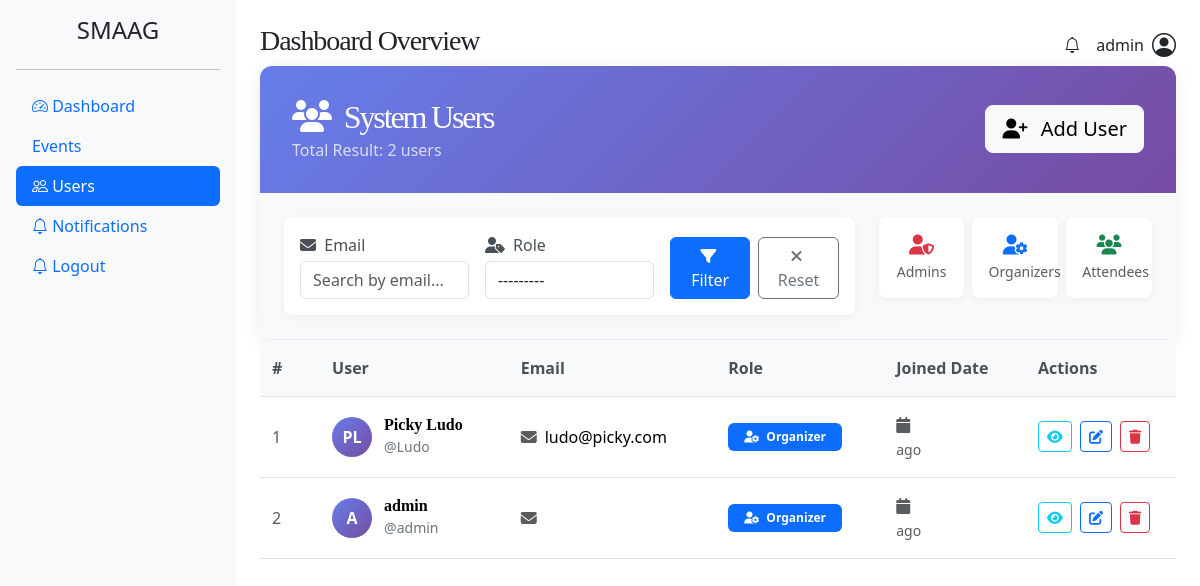
The page /users/ (signed in) on the database as committed earlier.
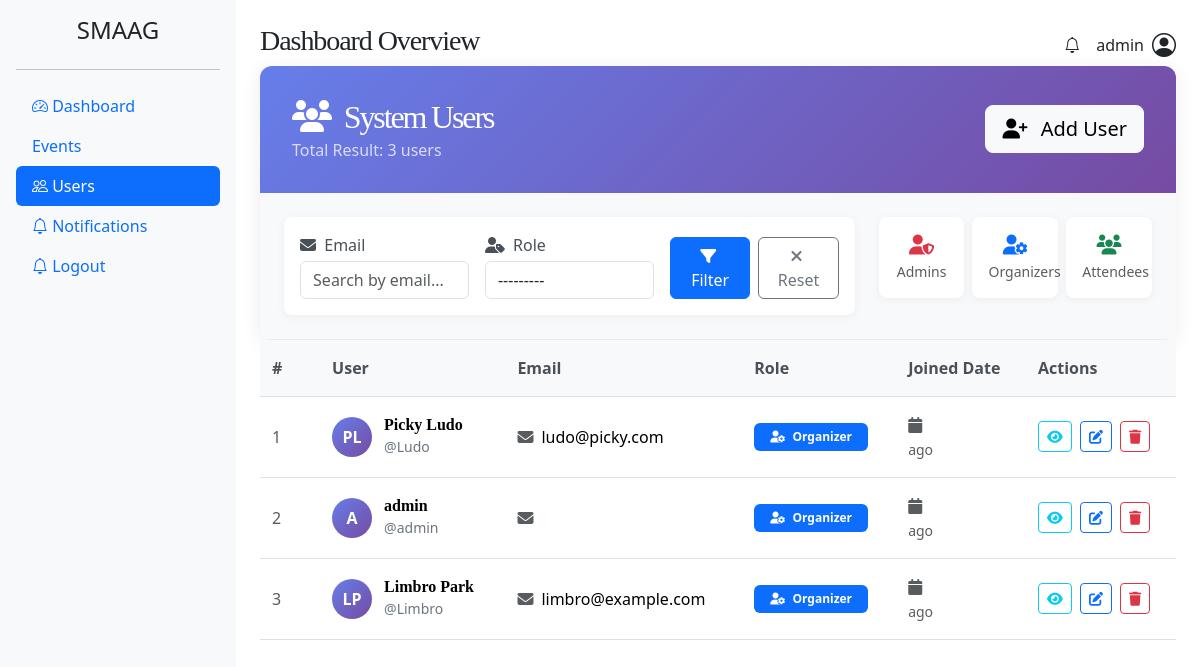
The same page on the database as committed later.
### event_app/models.py (models this page shows, shortened)
class CustomUser(AbstractUser):
    ROLE_CHOICES = [
        ('admin', 'Admin'),
        ('organizer', 'Organizer'),
        ('attendee', 'Attendee'),
    ]
    contact_number = models.CharField(max_length=15, blank=True, null=True)
    role = models.CharField(max_length=20, choices=ROLE_CHOICES, default='organizer')

### event_app/views.py (the view)
# urls.py: path('users/', views.users_list_view, name='users'),
@login_required
def users_list_view(request):
    user = request.user
    if is_admin(user):
        users = User.objects.select_related('attendee_profile').all()
        user_filter = UserFilter(request.GET, queryset=users)
        form = UserRegistrationForm()
        paginator = Paginator(user_filter.qs, 20)
        page_number = request.GET.get('page')
        try:
            page_obj = paginator.page(page_number)
        except PageNotAnInteger:
            page_obj = paginator.page(1)
        except EmptyPage:
            page_obj = paginator.page(paginator.number_pages)
        context = {
            'total_result': user_filter.qs.count(),
            'filter': user_filter,
            'page_obj': page_obj,
            'form': form,
        }
        return render(request, 'admin/users.html', context)
    else:
        messages.warning(request, 'Only admin can access this page. Please contact the admin')
        return redirect('home')

### event_app/views.py (called while the page is built)
def is_admin(user):
    return user.is_superuser or user.role == 'admin'

### templates/admin/users.html (shortened to what the changed rows need)
{% extends "admin/base.html" %}
{% block content %}
<div class="users-container">
    <div class="users-header">
        <div class="d-flex justify-content-between align-items-center">
            <div>
                <h2 class="mb-1">
                    <i class="fas fa-users me-2"></i>
                    System Users
                </h2>
                <p class="mb-0 opacity-75">Total Result: {{total_result}} users</p>
            </div>
        </div>
    </div>
</div>
<div class="table-responsive">
    {% if page_obj %}
    <table class="table table-hover mb-0">
        <thead>
            <tr>
                <th scope="col" style="width: 60px;">#</th>
                <th scope="col">User</th>
                <th scope="col">Email</th>
                <th scope="col">Role</th>
                <th scope="col">Joined Date</th>
                <th scope="col" style="width: 150px;">Actions</th>
            </tr>
        </thead>
        <tbody>
            {% for user in page_obj %}
            <tr>
                <td>
                    <span class="text-muted">{{ forloop.counter }}</span>
                </td>
                <td>
                    <div class="user-info">
                        <div class="user-avatar">
                            {% if user.first_name %}
                            {{ user.first_name|first|upper }}{{ user.last_name|first|upper }}
                            {% else %}
                            {{ user.username|first|upper }}
                            {% endif %}
                        </div>
                        <div class="user-details">
                            <h6>
                                {% if user.first_name or user.last_name %}
                                {{ user.first_name }} {{ user.last_name }}
                                {% else %}
                                {{ user.username }}
                                {% endif %}
                            </h6>
                            <small>@{{ user.username }}</small>
                        </div>
                    </div>
                </td>
                <td>
                    <div class="d-flex align-items-center">
                        <i class="fas fa-envelope text-muted me-2"></i>
                        {{ user.email }}
                    </div>
                </td>
                <td>
                    {% if user.role == 'admin' %}
                    <span class="badge role-admin px-3 py-2">
                        <i class="fas fa-user-shield me-1"></i>
                        Admin
                    </span>
                    {% elif user.role == 'organizer' %}
                    <span class="badge role-organizer px-3 py-2">
                        <i class="fas fa-user-cog me-1"></i>
                        Organizer
                    </span>
                    {% elif user.role == 'attendee' %}
                    <span class="badge role-attendee px-3 py-2">
                        <i class="fas fa-user me-1"></i>
                        Attendee
                    </span>
                    {% else %}
                    <span class="badge bg-secondary px-3 py-2">
                        <i class="fas fa-user-question me-1"></i>
                        {{ user.role|title }}
                    </span>
                    {% endif %}
                </td>
                <td>
                    <div>
                        <i class="fas fa-calendar text-muted me-2"></i>
                    </div>
                    <small class="text-muted">{{ user.joined_at|timesince }} ago</small>
                </td>
                <td>
                    <div class="action-buttons">
                        <a href="" class="btn btn-sm btn-outline-info me-1"
                            title="View Details">
                            <i class="fas fa-eye"></i>
                        </a>
                        <a href="" class="btn btn-sm btn-outline-primary me-1"
                            title="Edit User">
                            <i class="fas fa-edit"></i>
                        </a>
                        {% if user.role != 'admin' or user != request.user %}
                        <button type="button" class="btn btn-sm btn-outline-danger"
                            title="Delete User">
                            <i class="fas fa-trash"></i>
                        </button>
                        {% endif %}
                    </div>
                </td>
            </tr>
            {% endfor %}
        </tbody>
    </table>
    {% else %}
    <div class="text-center py-5">
        <i class="fas fa-users fa-3x text-muted mb-3"></i>
        <h5 class="text-muted">No users found</h5>
        <p class="text-muted">Try adjusting your filters or add a new user.</p>
    </div>
    {% endif %}
</div>
</div>
{% endblock content %}

### templates/admin/base.html (shortened to what this page needs)
{% load static %}
<!DOCTYPE html>
<html lang="en">
<head>
  <link href="https://cdn.jsdelivr.net/npm/bootstrap@5.3.7/dist/css/bootstrap.min.css" rel="stylesheet">
  <link href="https://cdn.jsdelivr.net/npm/bootstrap-icons/font/bootstrap-icons.css" rel="stylesheet">
  <link href="https://cdnjs.cloudflare.com/ajax/libs/font-awesome/6.4.0/css/all.min.css" rel="stylesheet">
  <link rel="stylesheet" href="{% static 'css/style.css' %}">
</head>
<body>
  <main class="d-flex">
    {% include "partials/sidebar.html" %}
    <div class="flex-grow-1 p-4">
      <div class="d-flex justify-content-between">
        <h3>Dashboard Overview</h3>
        <div class="d-flex align-items-center">
            <i class="bi bi-bell me-3 position-relative" id="notificationBell" data-bs-toggle="dropdown" aria-expanded="false">
            </i>
            <span class="me-2">{{ request.user.username }}</span>
            <i class="bi bi-person-circle fs-4"></i>
        </div>
      </div>
      {% block content %} {% endblock content %}
  </main>
</body>
</html>

Rows that differ between the two databases and show on the page:
added CustomUser: first_name|first "L", last_name|first "P", first_name "Limbro", last_name "Park", username "Limbro", email "limbro@example.com", role "organizer" (drawn)
Other text that changed with them:
{{ total_result }}: "2" → "3"
